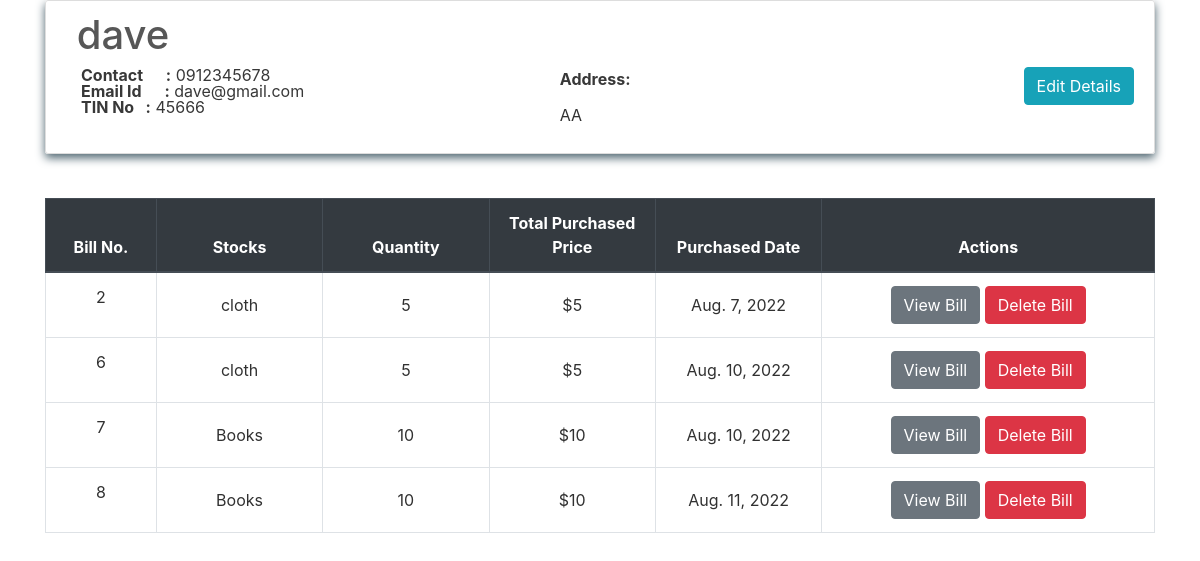
Screenshot of /transactions/suppliers/dave with the database file from the repository.
### inventory/models.py (models this page shows, shortened)
class Stock(models.Model):
    id = models.AutoField(primary_key=True)
    name = models.CharField(max_length=30, unique=True)
    quantity = models.IntegerField(default=1)
    is_deleted = models.BooleanField(default=False)
    category = models.ForeignKey(Category, on_delete=models.CASCADE, default='1')
    status = models.CharField(max_length=10, choices=CHOICES, default='1')

### transactions/views.py (the view)
class SupplierView(View):
    def get(self, request, name):
        supplierobj = get_object_or_404(Supplier, name=name)
        bill_list = PurchaseBill.objects.filter(supplier=supplierobj)
        page = request.GET.get('page', 1)
        paginator = Paginator(bill_list, 10)
        try:
            bills = paginator.page(page)
        except PageNotAnInteger:
            bills = paginator.page(1)
        except EmptyPage:
            bills = paginator.page(paginator.num_pages)
        context = {
            'supplier'  : supplierobj,
            'bills'     : bills
        }
        return render(request, 'suppliers/supplier.html', context)

### transactions/templates/suppliers/supplier.html (shortened to what this page needs)
{% extends "base.html" %}
{% block content %}
    <div class="content-section">
        <div class="media">
            <div class="media-body">
                <h2 style="color:#575757;" class="account-heading">&nbsp;{{ supplier.name }}</h2>
                <a href="{% url 'edit-supplier' supplier.pk %}" class="btn btn-info" style="float: right;">Edit Details</a>
                <div class="row">
                    <div class="col-md-6">
                        <p class="fal">
                            <b>Contact &nbsp; &nbsp;&nbsp; :</b> {{ supplier.phone }} <br>
                            <b>Email Id &nbsp;&nbsp;&nbsp;&nbsp; :</b> {{ supplier.email }} <br>
                            <b>TIN No &nbsp; :</b> {{ supplier.gstin }} <br>
                        </p>
                    </div>
                    <div class="col-md-6">
                        <p class="fal">
                            <b>Address:</b> <br> {{ supplier.address|linebreaks }}
                        </p>
                    </div>
                </div>
            </div>
        </div>
    </div>
    <table class="table table-css table-hover table-bordered">
        <br>
        <thead class="thead-dark align-middle">
            <tr>
                <th width="10%">Bill No.</th>
                <th width="15%">Stocks</th>
                <th width="15%">Quantity</th>
                <th width="15%">Total Purchased Price</th>
                <th width="15%">Purchased Date</th>
                <th width="30%">Actions</th>
            </tr>
        </thead>
        <tbody>
            {% for purchase in bills %}
            <tr>
                <td class="align-middle"> <p>{{ purchase.billno }}</p> </td>
                <td class="align-middle">{% for item in purchase.get_items_list %} {{ item.stock.name }} <br> {% endfor %}</td>
                <td class="align-middle">{% for item in purchase.get_items_list %} {{ item.quantity }} <br> {% endfor %}</td>
                <td class="align-middle">${{ purchase.get_total_price }}</td>
                <td class="align-middle">{{ purchase.time.date }}</td>
                <td class="align-middle"> <a href="{% url 'purchase-bill' purchase.billno %}" class="btn btn-secondary">View Bill</a> <a href="{% url 'delete-purchase' purchase.pk %}" class="btn btn-danger">Delete Bill</a> </td>
            </tr>
            {% endfor %}
        </tbody>
    </table>
</div>
{% endblock content %}

### homepage/static/css/main.css (style rules this page uses)
body, html { height: 100%; }
.fal { color: #383838; }
p { color: rgb(49, 49, 49); }
a { color: #55b159; }
.table-css { color: #313131; }
h1, h2, h3, h4, h5, h6 { color: #ffffff; }
.content-section { background: transparent; box-shadow: 0 4px 10px #4e6570; color: rgb(36, 36, 36); padding: 10px 20px; border: 1px solid #dddddd; border-radius: 3px; margin-bottom: 20px; }
.account-heading { font-size: 2.5rem; }
.align-middle { text-align: center; }

### rows the page displays
Supplier: name "dave", phone "0912345678", email "dave@gmail.com", gstin "45666", address "AA"
PurchaseBill: billno "2", get_total_price "5", time "Aug. 7, 2022"
PurchaseItem: stock.name "cloth", quantity "5"
PurchaseBill: billno "6", get_total_price "5", time "Aug. 10, 2022"
PurchaseItem: stock.name "cloth", quantity "5"
PurchaseBill: billno "7", get_total_price "10", time "Aug. 10, 2022"
PurchaseItem: stock.name "Books", quantity "10"
PurchaseBill: billno "8", get_total_price "10", time "Aug. 11, 2022"
PurchaseItem: stock.name "Books", quantity "10"
